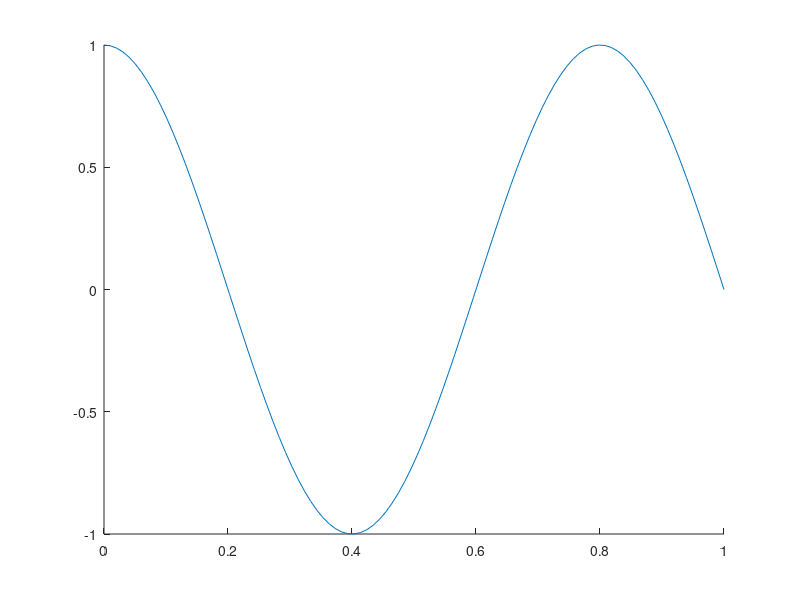

MATLAB code for this plot: (Note: this script raises an error after producing the figure.)
% 変数
L = 1;                                  % 音響菅の長さ
C0 = 107;                               % 学籍番号下3桁
P = 1;                                  % 係数
n = 3;                                  % モード数
m_vec = [5, 10, 30, 100];               % 分割数

% x軸
x_MIN = 0;
x_MAX = L;

% 理論値
riron_x = linspace(x_MIN, x_MAX);       % 理論値のx軸
riron_k = pi * (2 * n - 1) / 2;         % 波数
riron_f = C0 * riron_k / (2 * pi);      % 共振周波数
riron_p = P * cos(riron_k * riron_x);   % 音圧分布

% 理論値の描画
hold on
p = plot(riron_x, riron_p);
p.LineWidth = 3;

% 有限要素法
for i = 1: numel(m_vec)
    m = m_vec(i);                       % 分割数
    he(i) = L / m;                      % 1要素の長さ

    % イナータンスマトリクス
    M_mat = zeros(m+1, m+1);
    for j = 2:m
        M_mat(j,j) = 2;
        M_mat(j-1, j) = -1;
        M_mat(j, j-1) = -1;
    end
    M_mat(1, 1) = 1;
    M_mat = M_mat / he(i);

    % エラスタンスマトリクス
    K_mat = zeros(m+1, m+1);
    for j = 2:m
        K_mat(j, j) = 4;
        K_mat(j-1, j) = 1;
        K_mat(j, j-1) = 1;
    end
    K_mat(1, 1) = 2;
    K_mat = K_mat * he(i) / 6;

    % 計算
    [V, D] = eig(M_mat, K_mat);                     % 固有ベクトル・固有値
    f_m = sqrt(abs(diag(D))) * C0 / (2 * pi);       % 共振周波数

    [distance, index] = min(abs(f_m - riron_f));    % 最も理論値と近い共振周波数を探索
    yugen_p = V(:, index);                          % 音圧分布
    
    % 逆位相になっているものは反転する
    if yugen_p(1) < 0
        yugen_p = -yugen_p;
    end
    
    % 有限要素法の描画
    yugen_x = 0: he(i): 1;
    p = plot(yugen_x, yugen_p);
    p.LineWidth = 1.5;
end

hold off
xlabel('音響管(m)');
ylabel('音圧分布');
lgd = legend('理論値', '5分割', '10分割', '30分割', '100分割');

% Axes
ax = gca;
ax.FontSize = 24;